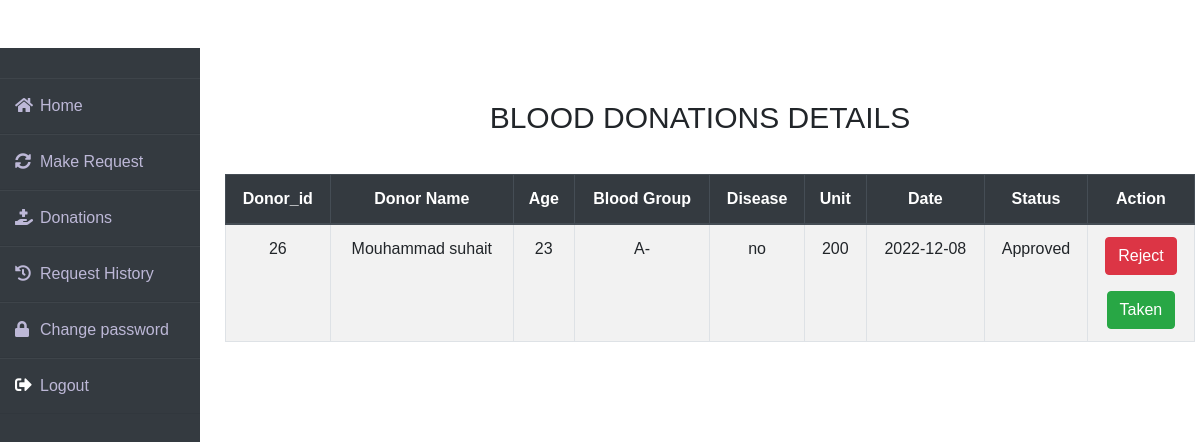
Page /Donorbloodrequestdetailsdoctor.php on the committed database.
### tables this page shows
CREATE TABLE `donate_blood` (
  `Donate_id` int(25) NOT NULL,
  `D_id` int(100) NOT NULL,
  `unit` int(50) NOT NULL,
  `date` date NOT NULL,
  `D_disease` varchar(50) NOT NULL,
  `Status` varchar(25) NOT NULL
);

CREATE TABLE `donor` (
  `D_id` int(25) NOT NULL,
  `D_fname` varchar(50) NOT NULL,
  `D_username` varchar(50) NOT NULL,
  `D_password` varchar(50) NOT NULL,
  `D_email` varchar(25) NOT NULL,
  `D_age` int(20) NOT NULL,
  `D_bloodtype` varchar(25) NOT NULL,
  `D_tel` int(50) NOT NULL,
  `D_address` varchar(50) NOT NULL,
  `resettoken` varchar(50) DEFAULT NULL,
  `resettokenexpaire` date DEFAULT NULL
);

### Donorbloodrequestdetailsdoctor.php (the view, shortened to what this page needs)
<!DOCTYPE html>
<html lang="en">
<head>
    <link rel="stylesheet" href="donordetails.css">
    <link rel="stylesheet" href="https://cdn.jsdelivr.net/npm/bootstrap@4.6.2/dist/css/bootstrap.min.css"
>
    <link rel="stylesheet" href="https://cdn.jsdelivr.net/npm/bootstrap@4.6.2/dist/css/bootstrap.min.css"
>
    <link rel="stylesheet" href="https://cdnjs.cloudflare.com/ajax/libs/font-awesome/5.14.0/css/all.css">
</head>
 <br><br>
<body>
        <?php
         include "Doctorsidenavbar.php";
         ?>
        <div class="main_content">
            <div class="container">
                <div class="container mt-lg-6"><br>
                    <h4 class="text-center text-uppercase">BLOOD DONATIONS DETAILS</h4>
                </div>
                <table class="table-responsive-lg">
                    <table class=" table table-hover table-bordered table-striped table-hover text-center">
                        <thead class="thead-dark">
                            <th scope="col">Donor_id</th>
                            <th scope="col">Donor Name</th>
                            <th scope="col">Age</th>
                            <th scope="col">Blood Group</th>
                            <th scope="col">Disease</th>
                            <th scope="col">Unit</th>
                            <th scope="col">Date</th>
                            <th scope="col">Status</th>
                            <th class="text-ceneter">Action</th>
                        </thead>
                        <tbody>
                        <?php
                        include "Database.php";
                            $sql = "SELECT donor.D_id, donor.D_fname, donor.D_age, donor.D_bloodtype, donate_blood.D_disease,donate_blood.date, donate_blood.unit, donate_blood.Status
                            FROM `donor`,`donate_blood`
                            WHERE donor.D_id = donate_blood.D_id";
                            $res = $conn->query($sql);
                            if($res->num_rows > 0)
                            {
                                foreach($res as $donorDetails)
                                {
                                  echo "<tr>
                                  <td>{$donorDetails['D_id']}</td>
                                  <td>{$donorDetails['D_fname']}</td>
                                  <td>{$donorDetails['D_age']}</td>
                                  <td>{$donorDetails['D_bloodtype']}</td>
                                  <td>{$donorDetails['D_disease']}</td>
                                  <td>{$donorDetails['unit']}</td>
                                  <td>{$donorDetails['date']}</td>";
                                  if( $donorDetails['Status']==1)
                                  {   $d_id = $donorDetails['D_id'];
                                      echo' <td>Approved</td>';
                                      echo'<td><p> <a class="btn btn-danger"  href="DoctorDDactivate.php?D_id='.$donorDetails['D_id'].'&status=0">Reject</a></p>';
                                      echo "   <input type='button' class='btn btn-success' data-bs-toggle='modal' data-bs-target='#exampleModal' onClick='myfunction({$d_id})' Value='Taken'></td>";
                                    }
                                  elseif( $donorDetails['Status']==0)
                                  {
                                      echo'<td>pending</td>';
                                      echo'<td><p> <a class="btn btn-danger href="DoctorDDactivate.php?D_id='.$donorDetails['D_id'].'&status=0">Reject</a></p>';
                                      echo'<p> <a class="btn btn-primary" href="DoctorDAactivate.php?D_id='.$donorDetails['D_id'].'&status=1">Approve</a></p></td>';
                                  }
                                  elseif( $donorDetails['Status']==2)
                                  {
                                      echo'<td>cancelled</td>';
                                      echo' <td> <p> <a class="btn btn-primary" href="DoctorDAactivate.php?D_id='.$donorDetails['D_id'].'&status=0">Approve</a></p></td>';
                                  }
                                  echo "</tr>";
                                }
                            }
                                ?>
                        </tbody>
                    </table>
            </div>
        </div>
</body>
</html>

### donordetails.css (style rules this page uses)
* { margin: 0; padding: 0; box-sizing: border-box; list-style: none; text-decoration: none; font-family: 'Josefin Sans', sans-serif; }
.container .table { margin: 1%; padding: auto; width: 100%; }
body { background-color: #f3f5f9; }
.wrapper .main_content { width: 90%; margin-left: 200px; }
.container h4 { text-align: center; margin: 3%; font: bold; font-size: 30px; }

### rows in the picture
donate_blood: D.D_id "26", D.D_fname "Mouhammad suhait", D.D_age "23", D.D_bloodtype "A-", D_disease "no", unit "200", date "2022-12-08"
